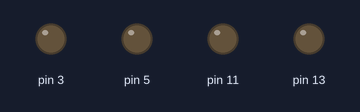
A sketch run on a simulated Arduino Uno, built with avr-gcc and run on an emulated ATmega328P. On the bench: output pins drawn as LEDs (lit = HIGH).

Above: at 0.7 s.
At 4.45 s:
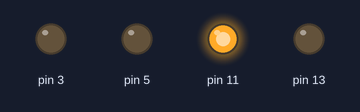
At 6.15 s:
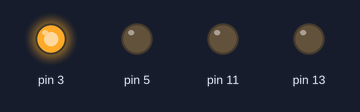
At 9.6 s:
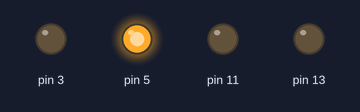
Timing chart, 0 to 13.3 s (numbered marks = the images above):
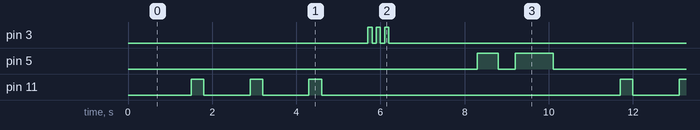

Measured:
- by itself, pin 3: repeats every 10.2 s: 2 × (LOW 0.10 s, HIGH 0.10 s), LOW 9.7 s, HIGH 0.10 s
- by itself, pin 5: repeats every 10.2 s: LOW 0.40 s, HIGH 0.90 s, LOW 8.4 s, HIGH 0.50 s
- by itself, pin 11: repeats every 10.2 s: 2 × (LOW 1.1 s, HIGH 0.30 s), LOW 7.1 s, HIGH 0.30 s

The sketch:

full.PNG.ino
```cpp
int longW=2000;

String nm="Antor";
float pi=3.14;

void setup() {
  // put your setup code here, to run once:
  pinMode(13,OUTPUT);
  pinMode(11,OUTPUT);
  pinMode(3,OUTPUT);
  pinMode(5,OUTPUT);

}

void loop() {
  // put your main code here, to run repeatedly:
  digitalWrite(8,HIGH);
  delay(300);
  digitalWrite(8,LOW);
  delay(200);

  delay(1000);

  digitalWrite(11,HIGH);
  delay(300);
  digitalWrite(11,LOW);
  delay(100);

  delay(1000);

  digitalWrite(11,HIGH);
  delay(300);
  digitalWrite(11,LOW);
  delay(100);

  delay(1000);

  digitalWrite(11,HIGH);
  delay(300);
  digitalWrite(11,LOW);
  delay(100);

  delay(1000);
//morse code

//...
  digitalWrite(3,HIGH);
  delay(100);
  digitalWrite(3,LOW);
  delay(100);

  digitalWrite(3,HIGH);
  delay(100);
  digitalWrite(3,LOW);
  delay(100);

  digitalWrite(3,HIGH);
  delay(100);
  digitalWrite(3,LOW);
  delay(100);


delay(longW);

  digitalWrite(5,HIGH);
  delay(500);
  digitalWrite(5,LOW);
  delay(400);

digitalWrite(5,HIGH);
  delay(900);
  digitalWrite(5,LOW);
  delay(100);


}
```
